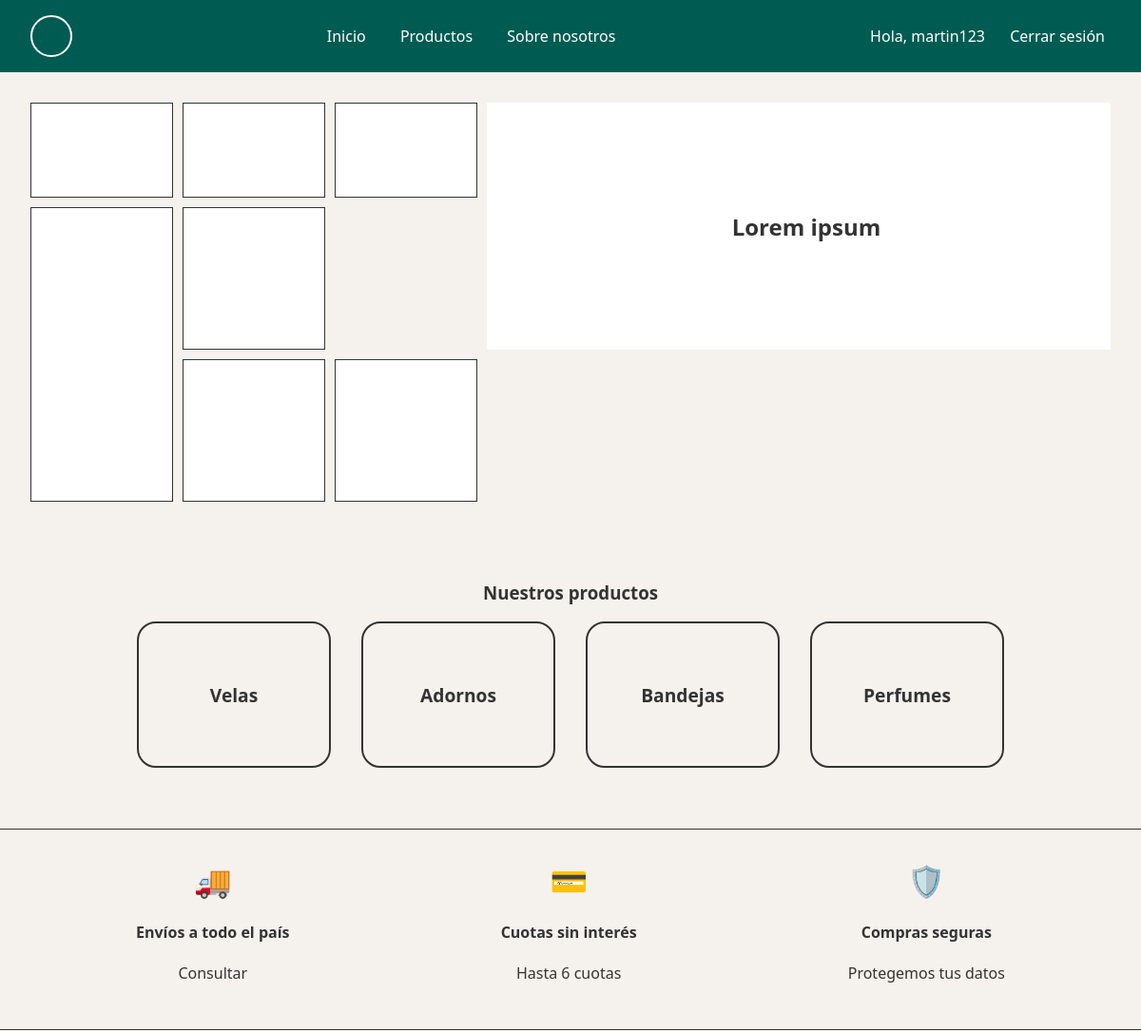
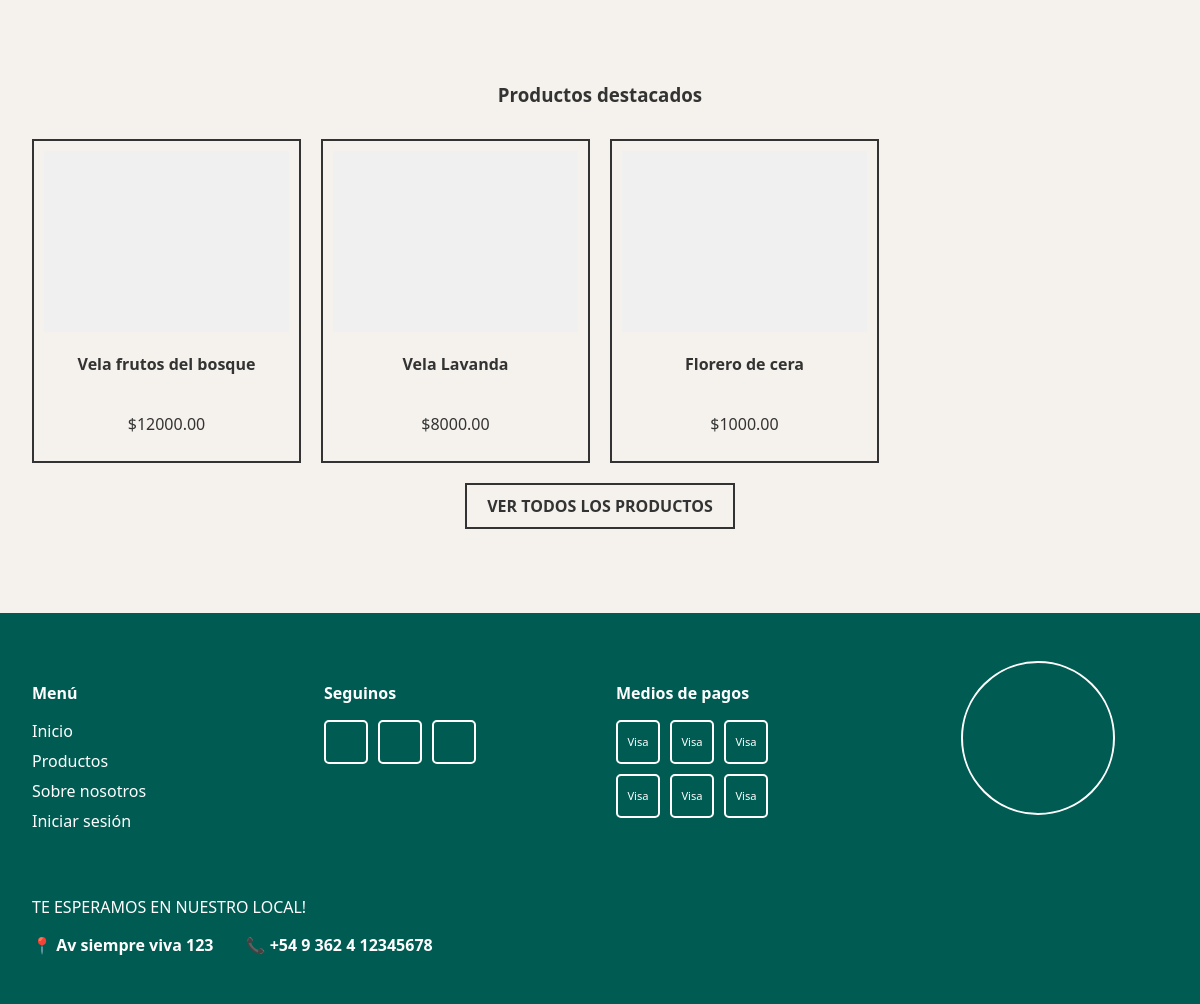
The page / (signed in) on the database its author committed (2 pictures, top to bottom).
### users/models.py (models this page shows)
class User(AbstractUser):
    class Role(models.TextChoices):
        ADMIN = 'ADMIN', 'Admin'
        CUSTOMER = 'CUSTOMER', 'Customer'
    role = models.CharField(max_length=50, choices=Role.choices, default=Role.CUSTOMER)

### products/models.py (models this page shows, shortened)
class Category(models.Model):
    name = models.CharField(max_length=255)
    description = models.TextField(blank=True, null=True)

class Product(models.Model):
    class CategoryEnum(models.TextChoices): # Kept for reference but using FK as requested
        pass
    name = models.CharField(max_length=255)
    price = models.DecimalField(max_digits=10, decimal_places=2)
    description = models.TextField()
    stock = models.IntegerField()
    category = models.ForeignKey(Category, on_delete=models.CASCADE, related_name='products')
    image = models.ImageField(upload_to='products/', blank=True, null=True)
    discount_percentage = models.PositiveIntegerField(default=0)

### core/views.py (the view)
# urls.py: path('', views.home, name='home'),
def home(request):
    categories = Category.objects.all()
    featured_products = Product.objects.all()[:4]
    return render(request, 'core/home.html', {
        'categories': categories,
        'featured_products': featured_products
    })

### templates/core/home.html (shortened to what this page needs)
{% extends 'base.html' %}
{% load static %}
{% block content %}
<section class="hero-grid">
    <div class="hero-item item-1"></div>
    <div class="hero-item item-2"></div>
    <div class="hero-item item-3"></div>
    <div class="hero-item item-4">
        <h2>Lorem ipsum</h2>
    </div>
    <div class="hero-item item-5"></div>
    <div class="hero-item item-6"></div>
    <div class="hero-item item-7"></div>
    <div class="hero-item item-9"></div>
</section>
<section class="categories-section">
    <h3>Nuestros productos</h3>
    <div class="categories-grid">
        {% for category in categories %}
        <div class="category-card">
            <h4>{{ category.name }}</h4>
        </div>
        {% endfor %}
    </div>
</section>
<section class="features-section">
    <div class="feature-item">
        <div class="icon-placeholder">🚚</div>
        <h4>Envíos a todo el país</h4>
        <p>Consultar</p>
    </div>
    <div class="feature-item">
        <div class="icon-placeholder">💳</div>
        <h4>Cuotas sin interés</h4>
        <p>Hasta 6 cuotas</p>
    </div>
    <div class="feature-item">
        <div class="icon-placeholder">🛡️</div>
        <h4>Compras seguras</h4>
        <p>Protegemos tus datos</p>
    </div>
</section>
<section class="featured-section">
    <h3>Productos destacados</h3>
    <div class="featured-grid">
        {% for product in featured_products %}
        <div class="product-card">
            <div class="product-image-placeholder"></div>
            <h4>{{ product.name }}</h4>
            <p>${{ product.price }}</p>
        </div>
        {% endfor %}
    </div>
    <div class="action-button-container">
        <a href="#" class="btn-primary">Ver todos los productos</a>
    </div>
</section>
{% endblock %}

### templates/base.html (shortened to what this page needs)
<!DOCTYPE html>
<html lang="es">
<head>
    {% load static %}
    <link rel="stylesheet" href="{% static 'css/styles.css' %}?v=1.2">
</head>
<body>
    <header class="navbar">
        <div class="logo">
            <div class="circle-logo"></div>
        </div>
        <nav class="nav-links">
            <a href="{% url 'home' %}">Inicio</a>
            <a href="{% url 'product_list' %}">Productos</a>
            <a href="{% url 'about' %}">Sobre nosotros</a>
        </nav>
        <div class="auth-links">
            {% if user.is_authenticated %}
            <span class="user-auth">Hola, {{ user.username }}</span>
            <form action="{% url 'logout' %}" method="post" style="display:inline;">
                <button type="submit"
                    style="background:none; border:none; color:var(--white); cursor:pointer; font-weight:500; font-family:inherit; font-size:inherit hover:var(--primary-color);">Cerrar
                    sesión</button>
            </form>
            {% else %}
            <a href="{% url 'login' %}">Iniciar sesión</a>
            <a href="{% url 'register' %}">Registrarme</a>
            {% endif %}
        </div>
    </header>
    <main>
        {% block content %}
        {% endblock %}
    </main>
    <footer class="main-footer">
        <div class="footer-content">
            <div class="footer-column">
                <h4>Menú</h4>
                <ul>
                    <li><a href="{% url 'home' %}">Inicio</a></li>
                    <li><a href="{% url 'product_list' %}">Productos</a></li>
                    <li><a href="{% url 'about' %}">Sobre nosotros</a></li>
                    <li><a href="{% url 'login' %}">Iniciar sesión</a></li>
                </ul>
            </div>
            <div class="footer-column">
                <h4>Seguinos</h4>
                <div class="social-icons">
                    <div class="icon-box"></div>
                    <div class="icon-box"></div>
                    <div class="icon-box"></div>
                </div>
            </div>
            <div class="footer-column">
                <h4>Medios de pagos</h4>
                <div class="payment-icons">
                    <div class="icon-box">Visa</div>
                    <div class="icon-box">Visa</div>
                    <div class="icon-box">Visa</div>
                </div>
                <div class="payment-icons">
                    <div class="icon-box">Visa</div>
                    <div class="icon-box">Visa</div>
                    <div class="icon-box">Visa</div>
                </div>
            </div>
            <div class="footer-column map-column">
                <div class="map-placeholder"></div>
            </div>
        </div>
        <div class="footer-contact">
            <p>TE ESPERAMOS EN NUESTRO LOCAL!</p>
            <div class="contact-details">
                <span>📍 Av siempre viva 123</span>
                <span>📞 +54 9 362 4 12345678</span>
            </div>
        </div>
    </footer>
</body>
</html>

### static/css/styles.css (style rules this page uses)
:root { --bg-color: #F5F2ED; --text-color: #333333; --primary-color: #B2AC88; --accent-color: #D4AF37; --dark-green: #005C53; --white: #ffffff; }
body { font-family: 'Segoe UI', Tahoma, Geneva, Verdana, sans-serif; margin: 0; padding: 0; box-sizing: border-box; display: flex; flex-direction: column; min-height: 100vh; background-color: var(--bg-color); color: var(--text-color); }
main { flex: 1; }
a { text-decoration: none; color: #333; }
.navbar { display: flex; justify-content: space-between; align-items: center; padding: 1rem 2rem; background-color: var(--dark-green); border-bottom: none; }
.circle-logo { width: 40px; height: 40px; border: 2px solid var(--white); border-radius: 50%; }
.nav-links a, .auth-links a { margin: 0 1rem; font-weight: 500; color: var(--white); }
.auth-links button { color: var(--white); }
.hero-grid { display: grid; grid-template-columns: repeat(4, 1fr); grid-template-rows: repeat(3, 150px); gap: 10px; padding: 2rem; max-width: 1200px; margin: 0 auto; }
.hero-item { border: 1px solid #333; background-color: #fff; }
.item-1 { grid-column: 1 / 2; grid-row: 1 / 2; }
.item-2 { grid-column: 2 / 3; grid-row: 1 / 2; }
.item-3 { grid-column: 3 / 4; grid-row: 1 / 2; }
.item-4 { grid-column: 4 / 5; grid-row: 1 / 3; border: none; display: flex; align-items: center; padding-left: 1rem; }
.item-5 { grid-column: 1 / 2; grid-row: 2 / 4; }
.item-6 { grid-column: 2 / 3; grid-row: 2 / 3; }
.item-7 { grid-column: 2 / 3; grid-row: 3 / 4; }
.item-9 { grid-column: 3 / 4; grid-row: 3 / 4; }
.hero-grid { display: grid; grid-template-columns: 150px 150px 150px 1fr; grid-template-rows: 100px 150px 150px; gap: 10px; }
.item-1 { grid-column: 1; grid-row: 1; }
.item-2 { grid-column: 2; grid-row: 1; }
.item-3 { grid-column: 3; grid-row: 1; }
.item-4 { grid-column: 4; grid-row: 1 / 3; display: flex; align-items: center; justify-content: center; border: none; }
.item-5 { grid-column: 1; grid-row: 2 / 4; }
.item-6 { grid-column: 2; grid-row: 2; }
.item-7 { grid-column: 2; grid-row: 3; }
.categories-section { text-align: center; padding: 2rem; }
.categories-grid { display: flex; justify-content: center; gap: 2rem; flex-wrap: wrap; }
.category-card { border: 2px solid #333; border-radius: 20px; width: 200px; height: 150px; display: flex; align-items: center; justify-content: center; font-size: 1.2rem; }
.features-section { display: flex; justify-content: space-around; padding: 2rem; border-top: 1px solid #333; border-bottom: 1px solid #333; margin: 2rem 0; }
.feature-item { text-align: center; }
.icon-placeholder { font-size: 2rem; margin-bottom: 0.5rem; }
.featured-section { text-align: center; padding: 2rem; }
.featured-grid { display: grid; grid-template-columns: repeat(4, 1fr); gap: 20px; max-width: 1200px; margin: 2rem auto; }
.product-card { border: 2px solid #333; height: 300px; display: flex; flex-direction: column; justify-content: space-between; padding: 10px; }
.product-image-placeholder { height: 70%; background-color: #f0f0f0; }
.action-button-container { margin-top: 2rem; }
.btn-primary { padding: 10px 20px; border: 2px solid #333; background: transparent; font-weight: bold; text-transform: uppercase; transition: all 0.3s; cursor: pointer; }
.user-auth { color: var(--white); margin-right: 1rem; }
.main-footer { background-color: var(--dark-green); color: var(--white); border-top: none; padding: 3rem 2rem; margin-top: 4rem; }
.footer-content { display: grid; grid-template-columns: repeat(4, 1fr); gap: 2rem; max-width: 1200px; margin: 0 auto; }
.footer-column h4 { margin-bottom: 1rem; color: var(--white); }
.footer-column ul { list-style: none; padding: 0; }
.footer-column ul li { margin-bottom: 0.5rem; }
.footer-column a { color: var(--white); }
.social-icons, .payment-icons { display: flex; gap: 10px; margin-bottom: 10px; }
.icon-box { width: 40px; height: 40px; border: 2px solid var(--white); border-radius: 5px; display: flex; align-items: center; justify-content: center; font-size: 0.7rem; color: var(--white); }
.map-placeholder { width: 150px; height: 150px; border: 2px solid var(--white); border-radius: 50%; margin: 0 auto; }
.footer-contact { margin-top: 3rem; text-align: left; max-width: 1200px; margin-right: auto; color: var(--white); }
.contact-details { display: flex; gap: 2rem; font-weight: bold; color: var(--white); }

### rows shown on the page
User: username "martin123"
Category: name "Velas"
Category: name "Adornos"
Category: name "Bandejas"
Category: name "Perfumes"
Product: name "Vela frutos del bosque", price "12000.00"
Product: name "Vela Lavanda", price "8000.00"
Product: name "Florero de cera", price "1000.00"
